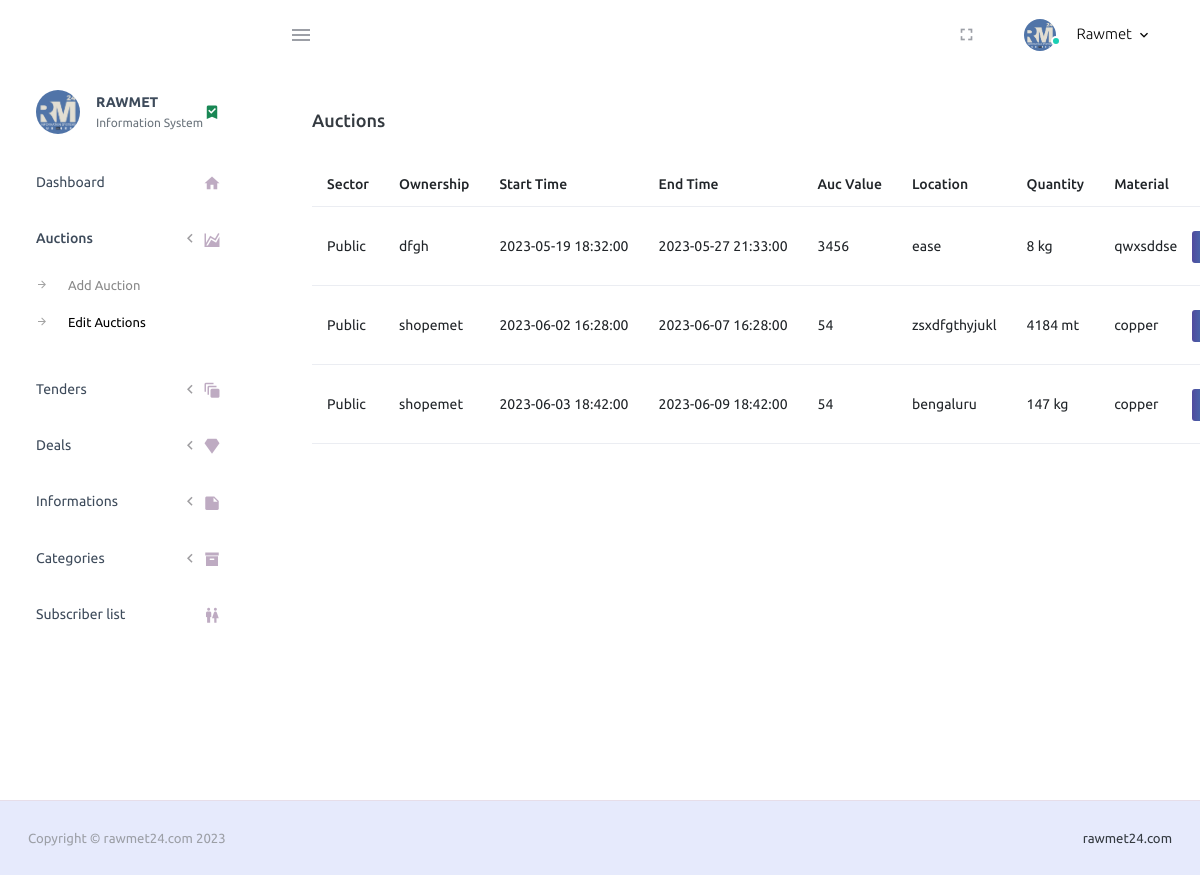
Before: /PurpleAdmin-Free-Admin-Template-master/pages/forms/editAuclist.php (signed in) with the older database file.
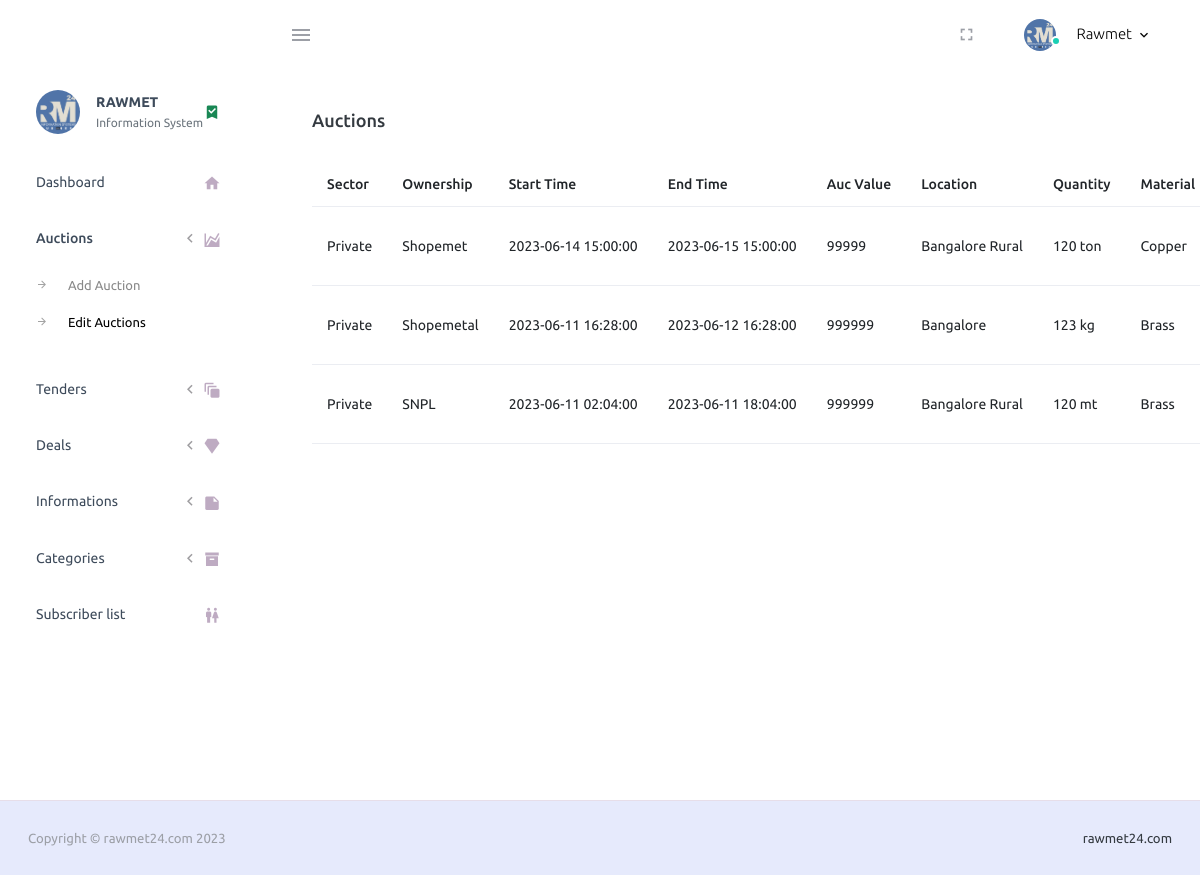
After: the same page with the newer database file.
### tables this page shows
CREATE TABLE `auction` (
  `id` int(11) NOT NULL,
  `category` varchar(255) DEFAULT NULL,
  `infoId` varchar(255) DEFAULT NULL,
  `ownership` varchar(255) DEFAULT NULL,
  `aucLocation` varchar(255) DEFAULT NULL,
  `sector` varchar(255) DEFAULT NULL,
  `aucNumber` varchar(255) DEFAULT NULL,
  `aucDescription` text DEFAULT NULL,
  `aucValue` varchar(255) NOT NULL,
  `aucSource` varchar(255) DEFAULT NULL,
  `material` varchar(255) DEFAULT NULL,
  `matDesc` varchar(255) DEFAULT NULL,
  `quantity` varchar(255) NOT NULL,
  `ePublishingDateTime` datetime DEFAULT NULL,
  `startDatetime` datetime DEFAULT NULL,
  `endDatetime` datetime DEFAULT NULL,
  `insStartdatetime` datetime DEFAULT NULL,
  `insEnddatetime` datetime DEFAULT NULL,
  `emdType` varchar(255) DEFAULT NULL,
  `emdAmt` decimal(10,2) DEFAULT NULL,
  `companyName` varchar(255) DEFAULT NULL,
  `location` varchar(255) DEFAULT NULL,
  `street` varchar(255) DEFAULT NULL,
  `city` varchar(255) DEFAULT NULL,
  `telephone` varchar(255) DEFAULT NULL,
  `email` varchar(255) DEFAULT NULL,
  `contactPerson` varchar(255) DEFAULT NULL,
  `img` varchar(300) NOT NULL,
  `file` varchar(300) NOT NULL
);

### PurpleAdmin-Free-Admin-Template-master/pages/forms/editAuclist.php (the view, shortened to what the changed rows need)
<?php
include "connect.php";
?>
<!DOCTYPE html>
<html lang="en">
  <head>
    <link rel="stylesheet" href="https://cdnjs.cloudflare.com/ajax/libs/font-awesome/5.15.3/css/all.min.css">
    <link rel="stylesheet" href="../../assets/vendors/mdi/css/materialdesignicons.min.css">
    <link rel="stylesheet" href="path/to/font-awesome/css/font-awesome.min.css">
    <link rel="stylesheet" href="../../assets/vendors/css/vendor.bundle.base.css">
    <link rel="stylesheet" href="https://cdn.jsdelivr.net/npm/bootstrap@4.6.2/dist/css/bootstrap.min.css">
    <link rel="stylesheet" href="../../assets/css/style.css">
  </head>
  <body>
    <div class="container-scroller">
      <div class="container-fluid page-body-wrapper">
        <div class="col-lg-10 grid-margin stretch-card">
                <div class="card">
                  <div class="card-body">
                    <h4 class="card-title">Auctions</h4><br>
                    <table id="keywords" class="table table-hover table-responsive">
  <thead>
    <tr>
      <th class="col-2" onclick="sortTable(0)"><span>Sector</span></th>
      <th class="col-2" onclick="sortTable(0)"><span>Ownership</span></th>
      <th class="col-2" onclick="sortTable(0)"><span>Start Time</span></th>
      <th class="col-2" onclick="sortTable(0)"><span>End Time</span></th>
      <th class="col-2" onclick="sortTable(0)"><span>Auc Value</span></th>
      <th class="col-2" onclick="sortTable(0)"><span>Location</span></th>
      <th class="col-2" onclick="sortTable(0)"><span>Quantity</span></th>
      <th class="col-2" onclick="sortTable(0)"><span>Material</span></th>
      <th class="col-2" onclick="sortTable(0)"><span>Action</span></th>
    </tr>
</thead>
  <tbody>
  <?php
$sql = "SELECT * FROM auction";
$result = $conn->query($sql);
$data = array();
if ($result->num_rows > 0) {
    while ($row = $result->fetch_assoc()) {
        $data[] = $row;
    }
} else {
    echo "No data found.";
}
?>
    <?php foreach ($data as $row) { ?>
      <tr>
        <td><?php echo $row['sector']; ?></td>
        <td><?php echo $row['ownership']; ?></td>
        <td><?php echo $row['startDatetime']; ?></td>
        <td><?php echo $row['endDatetime']; ?></td>
        <td><?php echo $row['aucValue']; ?></td>
        <td><?php echo $row['location']; ?></td>
        <td><?php echo $row['quantity']; ?></td>
        <td><?php echo $row['material']; ?></td>
                <td style="padding: 0px;"> <div style="display: flex; gap: 5px;">
                  <form action="fetchAuc.php?g=<?php echo $row['id'];?>" method="GET">
                <button class="btn btn-block btn-sm btn-gradient-primary mt-4 mx-auto" type="submit" style="width:auto;margin-bottom:22px" ><a href="fetchAuc.php? id='.$id.'"><i class="fa fa-solid fa-pen"></i></a> </button>
                </form>
                </div>
              </td>
      </tr>
    <?php } ?>
  </tbody>
</table>
</div></div></div>
</div>
              </div>
  </body>
</html>

Changed rows visible on the page:
removed auction: sector "Public", ownership "dfgh", startDatetime "2023-05-19 18:32:00", endDatetime "2023-05-27 21:33:00", aucValue "3456", location "ease", quantity "8 kg", material "qwxsddse"
removed auction: sector "Public", ownership "shopemet", startDatetime "2023-06-02 16:28:00", endDatetime "2023-06-07 16:28:00", aucValue "54", location "zsxdfgthyjukl", quantity "4184 mt", material "copper"
removed auction: sector "Public", ownership "shopemet", startDatetime "2023-06-03 18:42:00", endDatetime "2023-06-09 18:42:00", aucValue "54", location "bengaluru", quantity "147 kg", material "copper"
added auction: sector "Private", ownership "Shopemet", startDatetime "2023-06-14 15:00:00", endDatetime "2023-06-15 15:00:00", aucValue "99999", location "Bangalore Rural", quantity "120 ton", material "Copper"
added auction: sector "Private", ownership "Shopemetal", startDatetime "2023-06-11 16:28:00", endDatetime "2023-06-12 16:28:00", aucValue "999999", location "Bangalore", quantity "123 kg", material "Brass"
added auction: sector "Private", ownership "SNPL", startDatetime "2023-06-11 02:04:00", endDatetime "2023-06-11 18:04:00", aucValue "999999", location "Bangalore Rural", quantity "120 mt", material "Brass"
